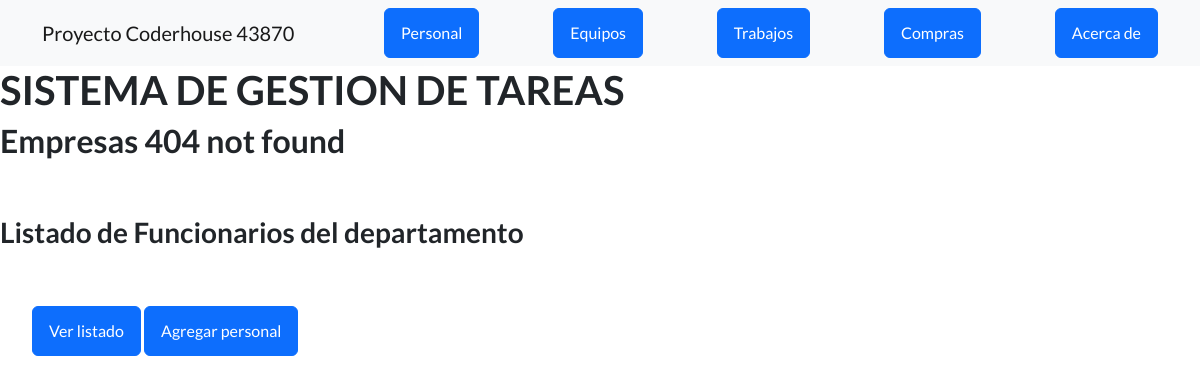
/appsistema/personal/list/, run on an earlier commit of the app's database.
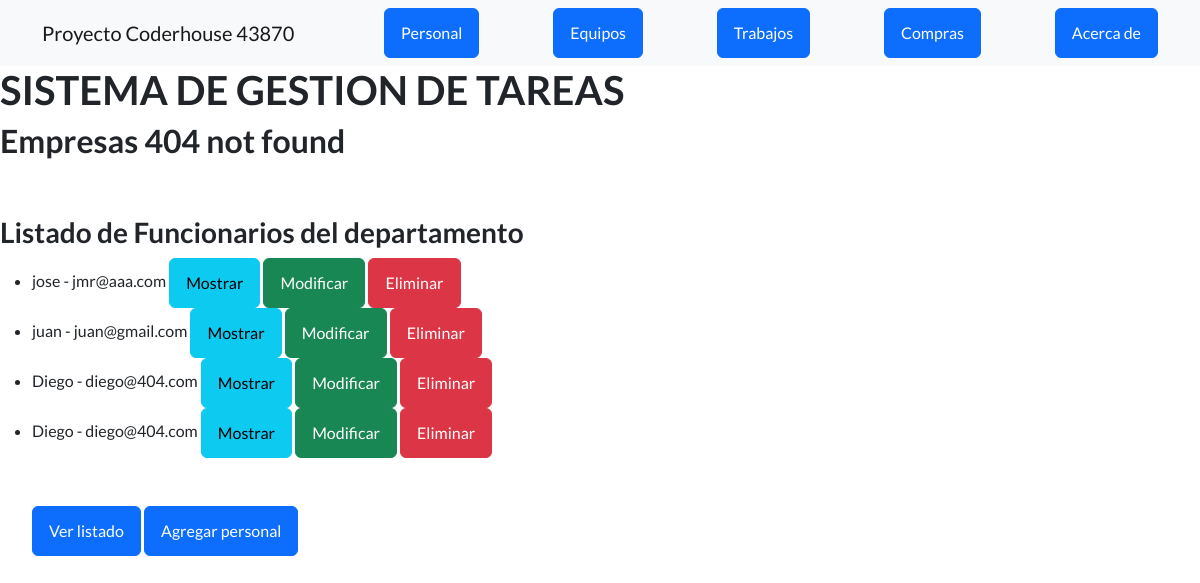
And on a later commit of the database.
### appsistema/models.py (models this page shows)
class Personal (models.Model):
    nombre=models.CharField(max_length=50)
    direccion=models.CharField(max_length=50)
    ciudad=models.CharField(max_length=50)
    fecha_ingreso=models.DateField()
    email=models.EmailField()
    telefono=models.IntegerField()
    def __str__ (self):
        return f"{self.nombre} - {self.email}"

### appsistema/views.py (the view)
# urls.py: path("personal/list/", PersonalList.as_view(),name="personal_list"),
class PersonalList(ListView):
    model=Personal
    template_name="appsistema/personal.html"

### appsistema/templates/appsistema/personal.html
{% extends "appsistema/base.html" %}
{% load static %}
{% block titulo %}
<h1>SISTEMA DE GESTION DE TAREAS</h1>
{% endblock %}
{%block contenido_que_cambia %}
<h2>Empresas 404 not found</h2>
<br>
<br>
<h3> Listado de Funcionarios del departamento </h3>
<ul>
    {% for personal in object_list %}
    <li>
        {{personal}}
        <a class="btn btn-info" href="{% url 'personal_detalle' personal.id %}">Mostrar</a>
        <a class="btn btn-success" href="{% url 'personal_editar' personal.id %}">Modificar</a>
        <a class="btn btn-danger" href="{% url 'personal_borrar' personal.id %}">Eliminar</a>
    </li>
    {% endfor %}
    <br>
    <br>
    <a class="btn btn-primary" href="{% url 'personal_list' %}">Ver listado </a>
    <a class="btn btn-primary" href="{% url 'personal_crear' %}">Agregar personal </a>
</ul>
{% endblock %}

What changed in the data, as far as the page shows it:
added Personal: nombre+email "jose - jmr@aaa.com"
added Personal: nombre+email "juan - juan@gmail.com"
added Personal: nombre+email "Diego - diego@404.com"
added Personal: nombre+email "Diego - diego@404.com"
